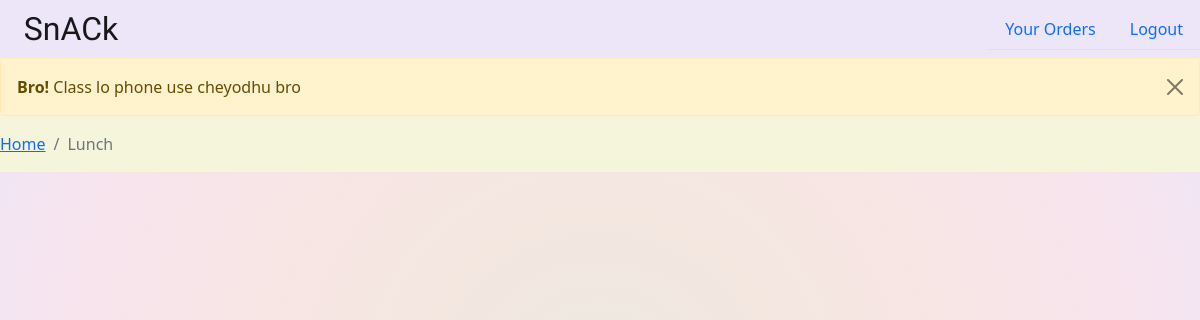
The app's page /menu/lunch, older data.
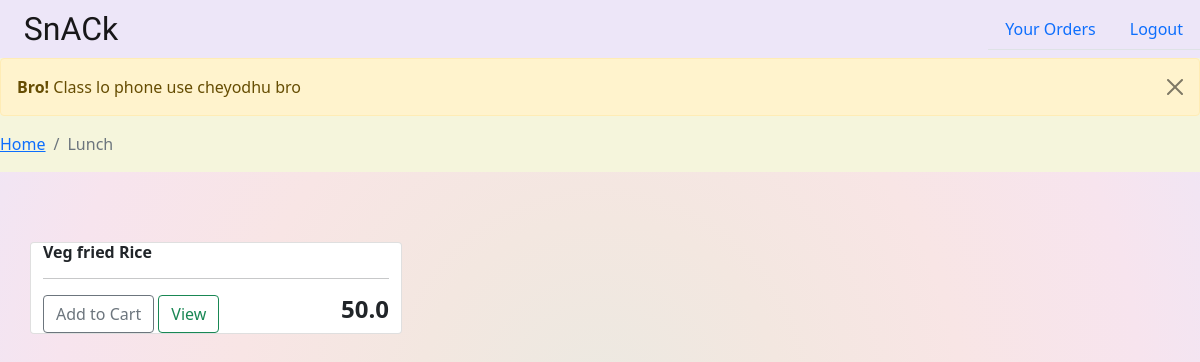
The same page, newer data.
### menu/models.py (models this page shows, shortened)
class Food(models.Model):
	food_id=models.UUIDField(default=uuid.uuid4, editable=False, unique=True)
	fname = models.CharField(max_length=200)
	price = models.FloatField()
	fimage = models.ImageField(null=True, blank=True, upload_to='static/images/')
	is_veg=models.BooleanField(default=True)
	time=[('breakfast','breakfast'),('lunch','lunch'),('snacks','snacks'),('beverages','beverages'),('chips','chips')]
	meal_time=models.CharField(max_length=50,choices=time) #choices - Breakfast,Lunch,Snacks,Beverages
	combo = models.ForeignKey(Combo,on_delete=models.SET_NULL, null=True, blank=True)

### menu/views.py (the view)
# urls.py: path('menu/lunch',views.lunch,name='lunch'),
def lunch(request):
    return render(request,'./lunch.html',context={'food':Food.objects.filter(meal_time='lunch')})

### menu/templates/lunch.html (shortened to what this page needs)
{% load static%}
<!doctype html>
<html lang="en">
<head>
    <link href="https://cdn.jsdelivr.net/npm/bootstrap@5.0.0-beta2/dist/css/bootstrap.min.css" rel="stylesheet"
>
    <link rel="stylesheet" href="{% static 'css/breakfast.css'%}">
    <div class="header">
        <nav class="navbar navbar-expand-lg navbar-light" style="background-color: #ede6f8;">
            <a class="navbar-brand fontt" href="#">&nbsp;&nbsp;&nbsp;SnACk</a>
            <div class="navbar" id="navbarSupportedContent">
                <ul class="nav nav-tabs">
                    <li class="nav-item">
                        <a class="nav-link" href="#">Your Orders</a>
                    </li>
                    <li class="nav-item">
                        <a class="nav-link" aria-current="page" href="{% url 'studentlogout' %}">Logout</a>
                    </li>
                </ul>
            </div>
        </nav>
        <div class="alert alert-warning alert-dismissible fade show" role="alert">
            <strong>Bro!</strong> Class lo phone use cheyodhu bro
            <button type="button" class="btn-close" data-bs-dismiss="alert" aria-label="Close"></button>
        </div>
        <nav aria-label="breadcrumb">
            <ol class="breadcrumb">
                <li class="breadcrumb-item"><a href="{% url 'menu' %}">Home</a></li>
                <li class="breadcrumb-item active" aria-current="page">Lunch</li>
            </ol>
        </nav>
    </div>
</head>
<body class="bg">
    {% for f in food %}
    <div class="container my-4">
        <div class="row">
            <div class="row row-cols-1 row-cols-md-3 g-4">
                <div class="card">
                    <div class="box-element product">
                        <h6><strong>{{f.fname}}</strong></h6>
                        <hr>
                        <button data-product="{{product.id}}" data-action="add"
                            class="btn btn-outline-secondary add-btn update-cart">Add to Cart</button>
                        <a class="btn btn-outline-success" href="#">View</a>
                        <h4 style="float: right"><strong>{{f.price}}</strong></h4>
                    </div>
                </div>
            </div>
        </div>
    </div>
    {% endfor %}
</body>
</html>

Row changes from the older to the newer data that the page shows:
added Food: fname "Veg fried Rice", price "50.0"
